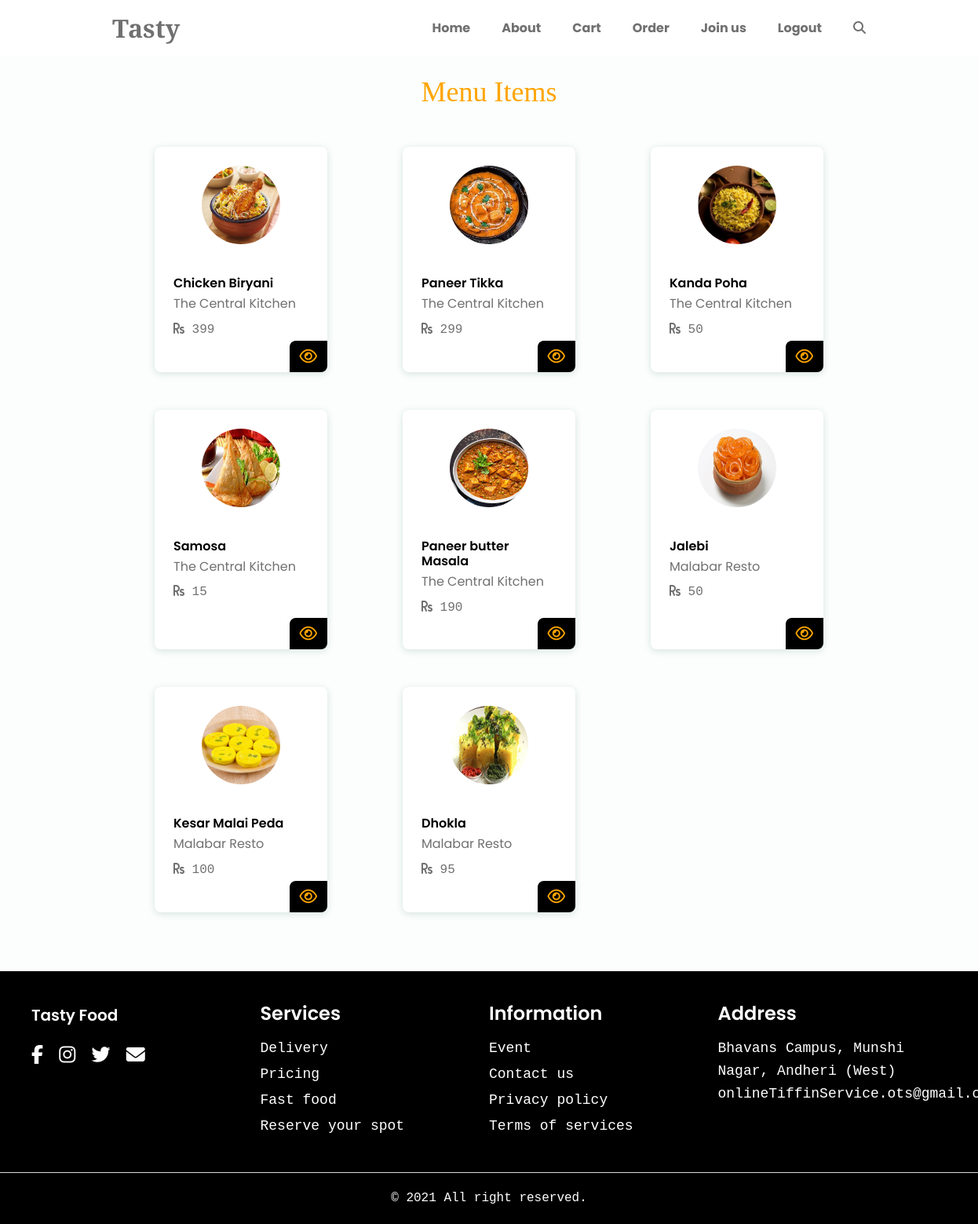
The app's page /hotel/menu_items/ (signed in), older data.
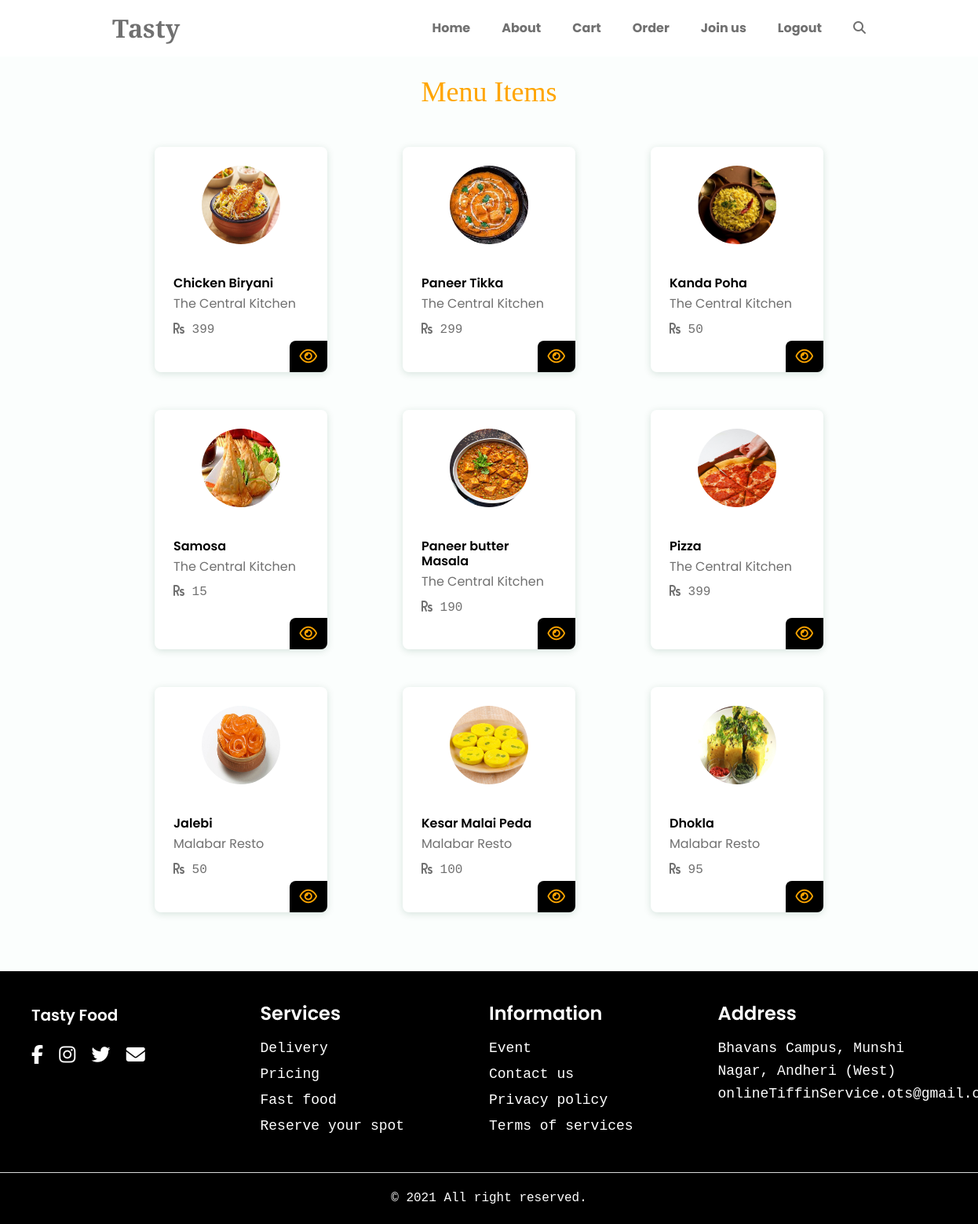
The same page, newer data.
### hotel_register/models.py (models this page shows, shortened)
class Menu(models.Model):
    hotel = models.ForeignKey(Hotel, models.CASCADE)
    name = models.CharField(max_length=100)
    price = models.IntegerField()
    description = models.CharField(max_length=1000)
    image = models.ImageField(upload_to="menu")
    food_type = models.CharField(max_length=20, choices=MENU_CHOICE)
    calories = models.DecimalField(default=0, blank=False, null=False, max_digits=8, decimal_places=2)
    protein = models.DecimalField(default=0, blank=False, null=False, max_digits=8, decimal_places=2)
    fats = models.DecimalField(default=0, blank=False, null=False, max_digits=8, decimal_places=2)
    sugar = models.DecimalField(default=0, blank=False, null=False, max_digits=8, decimal_places=2)

class Hotel(models.Model):
    name = models.CharField(max_length=50)
    registation_form = models.ForeignKey(Hotel_Form, on_delete=models.CASCADE)
    address = models.CharField(max_length=1000)
    city = models.CharField(max_length=100)
    pincode = models.IntegerField()
    image = models.ImageField(upload_to="hotel_image")
    hotel_number = models.IntegerField()
    hotel_email = models.CharField(max_length=50)
    shop_license_number = models.IntegerField(blank=True, null=True)
    fssai_number = models.IntegerField(blank=True, null=True)
    fssai_image = models.FileField(upload_to = "fssai", blank=True, null=True)

### hotel_register/views.py (the view)
# urls.py: path('menu_items/', views.owner_menu_items, name="owner_menu_items"),
def owner_menu_items(request):
    hotel_form = Hotel_Form.objects.get(customer = request.user)
    hotels = Hotel.objects.filter(registation_form = hotel_form)
    menu_items = []
    for hotel in hotels:
        menu_item_set = Menu.objects.filter(hotel = hotel)
        for menu_item in menu_item_set:
            menu_items.append(menu_item)
    return render(request, 'hotel_register/owner_menu.html', {"hotels": menu_items})

### hotel_register/templates/hotel_register/owner_menu.html (shortened to what this page needs)
{% extends "food/base.html" %}
{% load static %}
{% block style %}
    <link rel="stylesheet" href="{% static 'css/home.css' %}">
{% endblock style %}
{% block content %}
    <div class="pt-5 mt-5">
         <section class="menu bd-container" id="menu">
            <h2 class="section-title section-color pb-0 text_orange">Menu Items</h2>
            <div class="menu__container bd-grid">
                {% for hotel in hotels %}
                <div class="menu__content mb-4">
                    <img src="{{hotel.image.url}}" alt="Hotel image" class="menu__img">
                    <h3 class="menu__name mt-4 mb-1">{{hotel.name}}</h3>
                    <p class="mt-0 mb-2">{{hotel.hotel.name}}</p>
                    <span class="menu__detail mb-3">
                        {% if hotel.price %}
                            <i class="fas fa-rupee-sign fs-6"></i> {{hotel.price}}
                        {% else %}
                            {{hotel.city}}
                        {% endif %}
                    </span>
                    <a href="{% url 'update_menu' hotel.id %}" class="menu__button"><i class="far fa-eye"></i></i></a>
                </div>
                {% endfor %}
            </div>
        </section>
    </div>
<br><br>
{% endblock content %}

Row changes from the older to the newer data that the page shows:
added Menu: image (picture), name "Pizza", hotel.name "The Central Kitchen", price "399"
